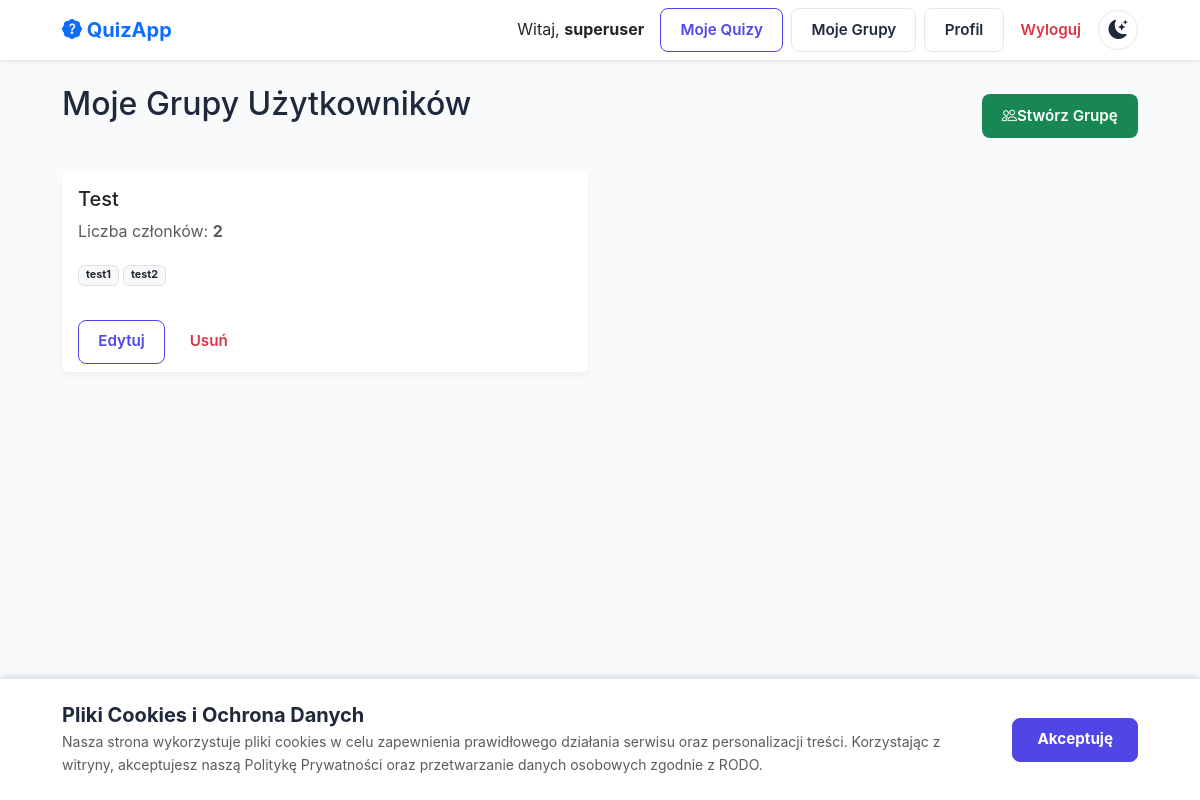
Page /groups/ (signed in) on the committed database.
### accounts/models.py (models this page shows)
class User(AbstractUser):
    groups = models.ManyToManyField(
        Group,
        verbose_name='groups',
        blank=True,
        help_text=(
            'The groups this user belongs to. A user will get all permissions '
            'granted to each of their groups.'
        ),
        related_name="%(app_label)s_%(class)s_groups",
        related_query_name="user",
    )
    user_permissions = models.ManyToManyField(
        Permission,
        verbose_name='user permissions',
        blank=True,
        help_text='Specific permissions for this user.',
        related_name="%(app_label)s_%(class)s_user_permissions",
        related_query_name="user",
    )
    pass # Keep pass if you have no other custom fields yet

### quizzes/models.py (models this page shows, shortened)
class QuizGroup(models.Model):
    name = models.CharField(max_length=100, verbose_name="Nazwa grupy")
    owner = models.ForeignKey(
        settings.AUTH_USER_MODEL,
        on_delete=models.CASCADE,
        related_name='owned_groups',
        verbose_name="Właściciel"
    )
    members = models.ManyToManyField(
        settings.AUTH_USER_MODEL,
        related_name='group_memberships',
        verbose_name="Członkowie grupy"
    )
    class Meta:
        verbose_name = "Grupa użytkowników"
        verbose_name_plural = "Grupy użytkowników"
        ordering = ['name']

### quizzes/views.py (the view)
# urls.py: path('groups/', views.group_list_view, name='group-list'),
@login_required
def group_list_view(request):
    groups = QuizGroup.objects.filter(owner=request.user)
    return render(request, 'quizzes/group_list.html', {'groups': groups})

### templates/quizzes/group_list.html (shortened to what this page needs)
{% extends 'base.html' %}
{% block content %}
<div class="d-flex justify-content-between align-items-center mb-4">
    <h1>Moje Grupy Użytkowników</h1>
    <a href="{% url 'group-create' %}" class="btn btn-success">
        <i class="bi bi-people"></i> Stwórz Grupę
    </a>
</div>
{% if groups %}
    <div class="row row-cols-1 row-cols-md-2 g-4">
        {% for group in groups %}
        <div class="col">
            <div class="card h-100">
                <div class="card-body">
                    <h5 class="card-title">{{ group.name }}</h5>
                    <p class="card-text text-muted">
                        Liczba członków: <strong>{{ group.members.count }}</strong>
                    </p>
                    <div style="font-size: 0.9em; margin-bottom: 10px;">
                        {% for member in group.members.all|slice:":5" %}
                            <span class="badge bg-light text-dark border">{{ member.username }}</span>
                        {% endfor %}
                    </div>
                </div>
                <div class="card-footer bg-white border-top-0">
                    <a href="{% url 'group-edit' group.pk %}" class="btn btn-sm btn-outline-primary">Edytuj</a>
                    <a href="{% url 'group-delete' group.pk %}" class="btn btn-sm btn-outline-danger">Usuń</a>
                </div>
            </div>
        </div>
        {% endfor %}
    </div>
{% else %}
    <p class="text-muted">Nie masz jeszcze żadnych grup. Stwórz pierwszą, aby łatwiej udostępniać quizy.</p>
{% endif %}
{% endblock %}

### templates/base.html (shortened to what this page needs)
{% load static %}
<!DOCTYPE html>
<html lang="pl">
<head>
    <link href="https://cdn.jsdelivr.net/npm/bootstrap@5.3.0/dist/css/bootstrap.min.css" rel="stylesheet">
    <link rel="stylesheet" href="https://cdn.jsdelivr.net/npm/bootstrap-icons@1.10.0/font/bootstrap-icons.css">
    <link rel="stylesheet" href="{% static 'css/style.css' %}">
</head>
<body class="d-flex flex-column min-vh-100">
    <nav class="navbar navbar-expand-lg navbar-light bg-white mb-4">
        <div class="container">
            <a class="navbar-brand fw-bold text-primary" href="{% url 'home' %}">
                <i class="bi bi-patch-question-fill"></i> QuizApp
            </a>
            <div class="collapse navbar-collapse" id="navbarNav">
                <ul class="navbar-nav ms-auto align-items-center">
                    {% if user.is_authenticated %}
                        <li class="nav-item">
                            <span class="nav-link disabled text-dark">Witaj, <strong>{{ user.username }}</strong></span>
                        </li>
                        <li class="nav-item ms-lg-2">
                            <a class="btn btn-outline-primary btn-sm" href="{% url 'my-quizzes' %}">Moje Quizy</a>
                        </li>
                        <li class="nav-item ms-lg-2">
                            <a class="btn btn-light btn-sm" href="{% url 'group-list' %}">Moje Grupy</a>
                        </li>
                        <li class="nav-item ms-lg-2">
                            <a class="btn btn-light btn-sm" href="{% url 'profile_edit' %}">Profil</a>
                        </li>
                        <li class="nav-item ms-lg-2">
                            <form action="{% url 'logout' %}" method="post" class="d-inline">
                                <button type="submit" class="btn btn-link nav-link text-danger">Wyloguj</button>
                            </form>
                        </li>
                    {% endif %}
                        <li class="nav-item ms-2">
                          <button id="theme-toggle" class="theme-toggle" aria-label="Przełącz motyw">
                            <i id="theme-icon" class="bi bi-moon-stars-fill"></i>
                          </button>
                        </li>
                </ul>
            </div>
        </div>
    </nav>
    <div class="container">
        {% block content %}{% endblock %}
    </div>
    <footer class="mt-auto py-3 text-center text-muted text-small">
        <div class="container">
        </div>
    </footer>
    <div id="cookie-banner" class="p-4">
        <div class="container d-flex flex-column flex-md-row align-items-center justify-content-between gap-3">
            <div class="text-muted">
                <h5 class="fw-bold mb-1"> Pliki Cookies i Ochrona Danych</h5>
                <p class="mb-0 small">
                    Nasza strona wykorzystuje pliki cookies w celu zapewnienia prawidłowego działania serwisu oraz personalizacji treści.
                    Korzystając z witryny, akceptujesz naszą Politykę Prywatności oraz przetwarzanie danych osobowych zgodnie z RODO.
                </p>
            </div>
            <div class="d-flex gap-2 shrink-0">
                <button id="accept-cookies" class="btn btn-primary btn-sm px-4 fw-bold">Akceptuję</button>
            </div>
        </div>
    </div>
</body>
</html>

### static/css/style.css (style rules this page uses)
:root { --bg: #f8fafc; --surface: #ffffff; --surface-hover: #f1f5f9; --text: #1e293b; --text-muted: #64748b; --border: #e2e8f0; --primary: #4f46e5; --primary-hover: #4338ca; --primary-text: #ffffff; --secondary: #64748b; --secondary-hover: #475569; --danger: #ef4444; --danger-hover: #dc2626; --success: #10b981; --shadow: 0 4px 6px -1px rgb(0 0 0 / 0.1), 0 2px 4px -2px rgb(0 0 0 / 0.1); --radius: 12px; }
* { box-sizing: border-box; }
body { font-family: 'Inter', -apple-system, BlinkMacSystemFont, "Segoe UI", Roboto, sans-serif; background-color: var(--bg); color: var(--text); margin: 0; line-height: 1.6; transition: background-color 0.3s, color 0.3s; }
a { color: var(--primary); text-decoration: none; transition: color 0.2s; }
h1, h2, h3, h4, h5, h6 { color: var(--text); margin-top: 0; }
h1 { font-size: 2rem; margin-bottom: 1.5rem; }
nav { background: var(--surface); padding: 1rem 2rem; display: flex; justify-content: space-between; align-items: center; border-bottom: 1px solid var(--border); box-shadow: 0 1px 3px 0 rgb(0 0 0 / 0.1); }
.container { max-width: 1100px; }
.btn { display: inline-flex; align-items: center; justify-content: center; padding: 0.6rem 1.2rem; border-radius: 8px; text-decoration: none; border: 1px solid transparent; cursor: pointer; font-size: 0.95rem; font-weight: 600; transition: all 0.2s; line-height: 1.5; }
.btn-primary { background-color: var(--primary); border-color: var(--primary); color: var(--primary-text); }
.btn-secondary, .btn-light { background-color: var(--surface); color: var(--text); border-color: var(--border); }
.btn-outline-primary { color: var(--primary); border-color: var(--primary); background-color: transparent; }
.theme-toggle { padding: 0.5rem; border-radius: 50%; border: 1px solid var(--border); background-color: var(--surface); color: var(--text); cursor: pointer; width: 40px; height: 40px; display: flex; align-items: center; justify-content: center; font-size: 1.2rem; transition: transform 0.2s, background-color 0.2s; }
#cookie-banner { position: fixed; bottom: 0; left: 0; width: 100%; z-index: 1050; background-color: var(--surface); color: var(--text); border-top: 1px solid var(--border); box-shadow: 0 -4px 6px -1px rgba(0, 0, 0, 0.1); transform: translateY(100%); transition: transform 0.3s ease-in-out; }
#cookie-banner.show { transform: translateY(0); }

### templates/base.html (style rules this page uses)
body { background-color: var(--bg); color: var(--text); transition: background-color 0.3s, color 0.3s; }
.card { border: none; box-shadow: 0 4px 6px rgba(0,0,0,0.05); }
.navbar { box-shadow: 0 2px 4px rgba(0,0,0,0.05); }

### rows in the picture
User: username "superuser"
QuizGroup: name "Test", members.count "2"
User: username "test1"
User: username "test2"
